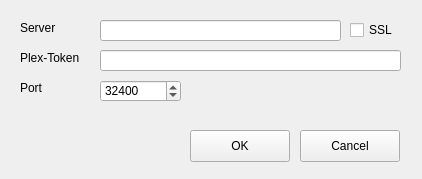
<?xml version="1.0" encoding="UTF-8"?>
<ui version="4.0">
 <class>MainWindow</class>
 <widget class="QMainWindow" name="MainWindow">
  <property name="geometry">
   <rect>
    <x>0</x>
    <y>0</y>
    <width>422</width>
    <height>179</height>
   </rect>
  </property>
  <property name="focusPolicy">
   <enum>Qt::ClickFocus</enum>
  </property>
  <property name="windowTitle">
   <string>Settings</string>
  </property>
  <widget class="QWidget" name="centralwidget">
   <widget class="QLabel" name="label">
    <property name="geometry">
     <rect>
      <x>20</x>
      <y>20</y>
      <width>58</width>
      <height>16</height>
     </rect>
    </property>
    <property name="text">
     <string>Server</string>
    </property>
   </widget>
   <widget class="QLabel" name="label_2">
    <property name="geometry">
     <rect>
      <x>20</x>
      <y>80</y>
      <width>58</width>
      <height>16</height>
     </rect>
    </property>
    <property name="text">
     <string>Port</string>
    </property>
   </widget>
   <widget class="QLabel" name="label_3">
    <property name="geometry">
     <rect>
      <x>20</x>
      <y>50</y>
      <width>71</width>
      <height>16</height>
     </rect>
    </property>
    <property name="text">
     <string>Plex-Token</string>
    </property>
   </widget>
   <widget class="QLineEdit" name="lineEdit">
    <property name="geometry">
     <rect>
      <x>100</x>
      <y>20</y>
      <width>241</width>
      <height>21</height>
     </rect>
    </property>
   </widget>
   <widget class="QLineEdit" name="lineEdit_2">
    <property name="geometry">
     <rect>
      <x>100</x>
      <y>50</y>
      <width>301</width>
      <height>21</height>
     </rect>
    </property>
   </widget>
   <widget class="QSpinBox" name="spinBox">
    <property name="geometry">
     <rect>
      <x>100</x>
      <y>80</y>
      <width>81</width>
      <height>22</height>
     </rect>
    </property>
    <property name="maximum">
     <number>65535</number>
    </property>
    <property name="value">
     <number>32400</number>
    </property>
   </widget>
   <widget class="QCheckBox" name="checkBox">
    <property name="geometry">
     <rect>
      <x>350</x>
      <y>20</y>
      <width>51</width>
      <height>20</height>
     </rect>
    </property>
    <property name="text">
     <string>SSL</string>
    </property>
   </widget>
   <widget class="QPushButton" name="pushButton">
    <property name="geometry">
     <rect>
      <x>190</x>
      <y>130</y>
      <width>100</width>
      <height>32</height>
     </rect>
    </property>
    <property name="text">
     <string>OK</string>
    </property>
   </widget>
   <widget class="QPushButton" name="pushButton_2">
    <property name="geometry">
     <rect>
      <x>300</x>
      <y>130</y>
      <width>100</width>
      <height>32</height>
     </rect>
    </property>
    <property name="text">
     <string>Cancel</string>
    </property>
   </widget>
  </widget>
 </widget>
 <resources/>
 <connections/>
</ui>
